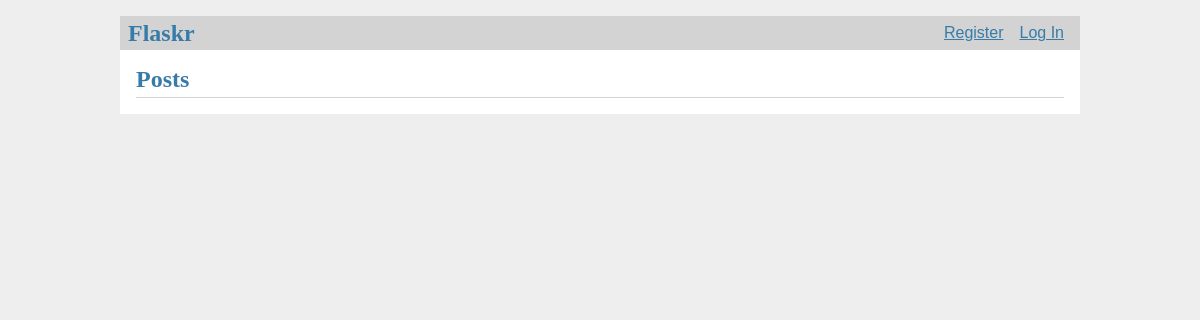
Before: / with the older database file.
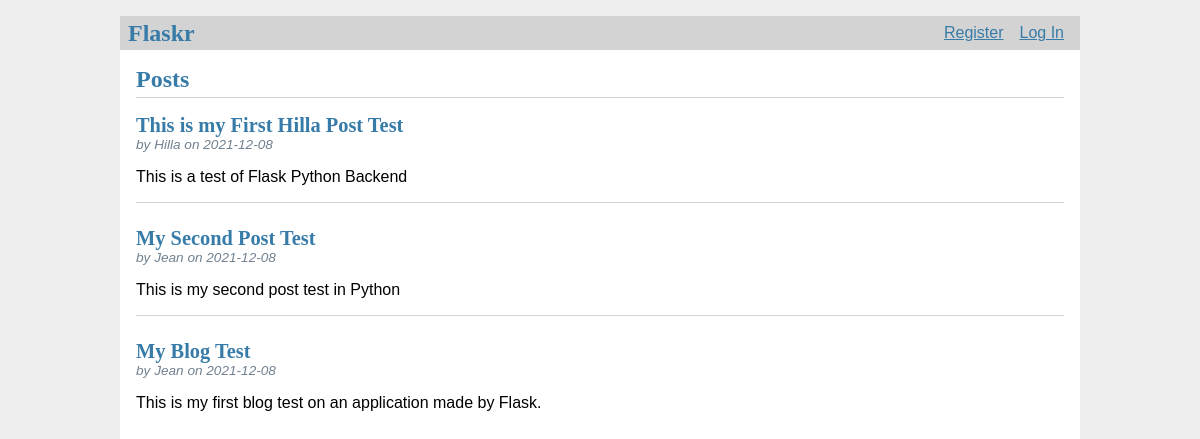
After: the same page with the newer database file.
### tables this page shows
CREATE TABLE post(
    id INTEGER PRIMARY KEY AUTOINCREMENT,
    author_id INTEGER NOT NULL,
    created TIMESTAMP NOT NULL DEFAULT CURRENT_TIMESTAMP,
    title TEXT NOT NULL,
    body TEXT NOT NULL,
    FOREIGN KEY (author_id) REFERENCES user (id)
);

CREATE TABLE user(
    id  INTEGER PRIMARY KEY AUTOINCREMENT,
    username TEXT UNIQUE NOT NULL,
    password TEXT NOT NULL
);

### flaskr/blog.py (the view)
@bp.route('/')
def index():
    db = get_db()
    posts = db.execute(
        'SELECT p.id, title, body, created, author_id, username'
        ' FROM post p JOIN user u ON p.author_id = u.id'
        ' ORDER BY created DESC'
    ).fetchall()
    return render_template('blog/index.html', posts=posts)

### flaskr/auth.py (called while the page is built)
@bp.before_app_request
def load_logged_in_user():
    user_id = session.get('user_id')
    if user_id is None:
        g.user = None
    else:
        g.user = get_db().execute(
            'SELECT * FROM user WHERE id = ?', (user_id,)
        ).fetchone()

### flaskr/db.py (called while the page is built)
def get_db():
    if 'db' not in g:
        g.db = sqlite3.connect(
            current_app.config['DATABASE'],
            detect_types=sqlite3.PARSE_DECLTYPES
        )
        g.db.row_factory = sqlite3.Row
    return g.db

### flaskr/templates/blog/index.html (shortened to what this page needs)
{% extends 'base.html'%}
{% block header%}
<h1>{%block title%}Posts{%endblock%}</h1>
{%endblock%}
{% block content%}
    {%for post in posts%}
    <article class ="post">
        <header>
            <div>
                <h1>{{post['title']}}</h1>
                <div class = "about">by {{post['username']}} on {{post['created'].strftime('%Y-%m-%d')}}</div>
            </div>
        </header>
        <p class = "body">{{post['body']}}</p>
    </article>
    {%if not loop.last%}
        <hr>
    {%endif%}
    {%endfor%}
{%endblock%}

### flaskr/templates/base.html (shortened to what this page needs)
<!doctype html>
<link rel = "stylesheet" href = "{{ url_for('static', filename = 'style.css')}}">
<nav>
    <h1>Flaskr</h1>
    <ul>
        {%if g.user%}
        <li><span>{{g.user['username']}}</span></li>
        <li><a href = "{{ url_for('auth.logout') }}">Log Out</a></li>
        {%else%}
        <li><a href ="{{url_for('auth.register')}}">Register</a></li>
        <li><a href = "{{url_for('auth.login')}}">Log In</a></li>
        {%endif%}
    </ul>
</nav>
<section class ="content">
    <header>
        {%block header%}{%endblock%}
    </header>
    {%block content%}{%endblock%}
</section>

### flaskr/static/style.css (style rules this page uses)
h1, h2, h3, h4, h5, h6 { font-family: serif; color: #377ba8; margin: 1rem 0; }
a { color: #377ba8; }
hr { border: none; border-top: 1px solid lightgray; }
nav { background: lightgray; display: flex; align-items: center; padding: 0 0.5rem; }
nav h1 { flex: auto; margin: 0; }
nav ul { display: flex; list-style: none; margin: 0; padding: 0; }
nav ul li a, nav ul li span, header .action { display: block; padding: 0.5rem; }
.content { padding: 0 1rem 1rem; }
.content > header { border-bottom: 1px solid lightgray; display: flex; align-items: flex-end; }
.content > header h1 { flex: auto; margin: 1rem 0 0.25rem 0; }
.post > header { display: flex; align-items: flex-end; font-size: 0.85em; }
.post > header > div:first-of-type { flex: auto; }
.post > header h1 { font-size: 1.5em; margin-bottom: 0; }
.post .about { color: slategray; font-style: italic; }
.post .body { white-space: pre-line; }
.content:last-child { margin-bottom: 0; }

Changed rows visible on the page:
added post: title "This is my First Hilla Post Test", username "Hilla", created "2021-12-08", body "This is a test of Flask Python Backend"
added post: title "My Second Post Test", username "Jean", created "2021-12-08", body "This is my second post test in Python"
added post: title "My Blog Test", username "Jean", created "2021-12-08", body "This is my first blog test on an application made by Flask."
